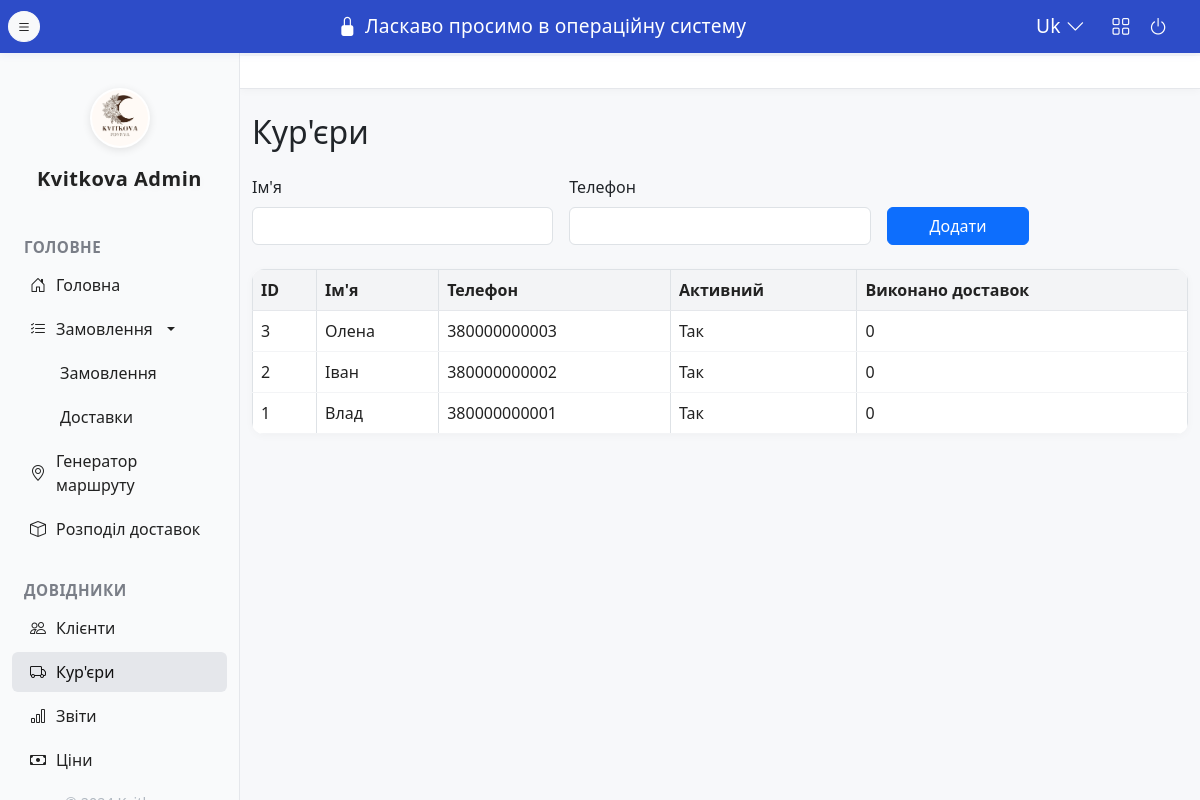
/couriers, run on the app's committed database.
### app/models/courier.py (models this page shows)
class Courier(db.Model):
    id = db.Column(db.Integer, primary_key=True)
    name = db.Column(db.String(128), nullable=False)
    phone = db.Column(db.String(32), nullable=False, unique=True)
    active = db.Column(db.Boolean, default=True)
    deliveries_count = db.Column(db.Integer, default=0)
    deliveries = db.relationship('Delivery', back_populates='courier')

### app/blueprints/clients/routes.py (the view)
@clients_bp.route('/couriers', methods=['GET', 'POST'])
def couriers_list():
    if request.method == 'POST':
        name = request.form['name']
        phone = request.form['phone']
        create_courier(name, phone)
        return redirect(url_for('clients.couriers_list'))
    couriers = get_all_couriers()
    return render_template('couriers_list.html', couriers=couriers)

### app/services/courier_service.py (called while the page is built)
def get_all_couriers():
    return Courier.query.order_by(Courier.id.desc()).all()

### app/templates/couriers_list.html
{% extends 'layout.html' %}
{% block content %}
<h2 class="mb-4">Кур'єри</h2>
<form method="post" class="row g-3 align-items-end mb-4">
  <div class="col-md-4">
    <label class="form-label">Ім'я</label>
    <input type="text" name="name" class="form-control" required>
  </div>
  <div class="col-md-4">
    <label class="form-label">Телефон</label>
    <input type="text" name="phone" class="form-control" required>
  </div>
  <div class="col-md-2 d-flex align-items-end">
    <button type="submit" class="btn btn-primary w-100">Додати</button>
  </div>
</form>
<table class="table table-bordered table-hover align-middle">
  <thead>
    <tr>
      <th>ID</th>
      <th>Ім'я</th>
      <th>Телефон</th>
      <th>Активний</th>
      <th>Виконано доставок</th>
    </tr>
  </thead>
  <tbody>
    {% for c in couriers %}
    <tr>
      <td>{{ c.id }}</td>
      <td>{{ c.name }}</td>
      <td>{{ c.phone }}</td>
      <td>{% if c.active %}Так{% else %}Ні{% endif %}</td>
      <td>{{ c.deliveries_count }}</td>
    </tr>
    {% endfor %}
  </tbody>
</table>
{% endblock %}

### app/templates/layout.html (style rules this page uses)
body { background: #f7f8fa; }
.table { background: #fff; border-radius: 12px; overflow: hidden; box-shadow: 0 2px 8px rgba(0,0,0,0.03); }
.table th { background: #f3f4f6; color: #222; font-weight: 600; border-bottom: 1.5px solid #e5e7eb; }
.table td { background: #fff; color: #222; border-bottom: 1px solid #f3f4f6; }

### data on the page
Courier: id "3", name "Олена", phone "380000000003", active "Так", deliveries_count "0"
Courier: id "2", name "Іван", phone "380000000002", active "Так", deliveries_count "0"
Courier: id "1", name "Влад", phone "380000000001", active "Так", deliveries_count "0"
